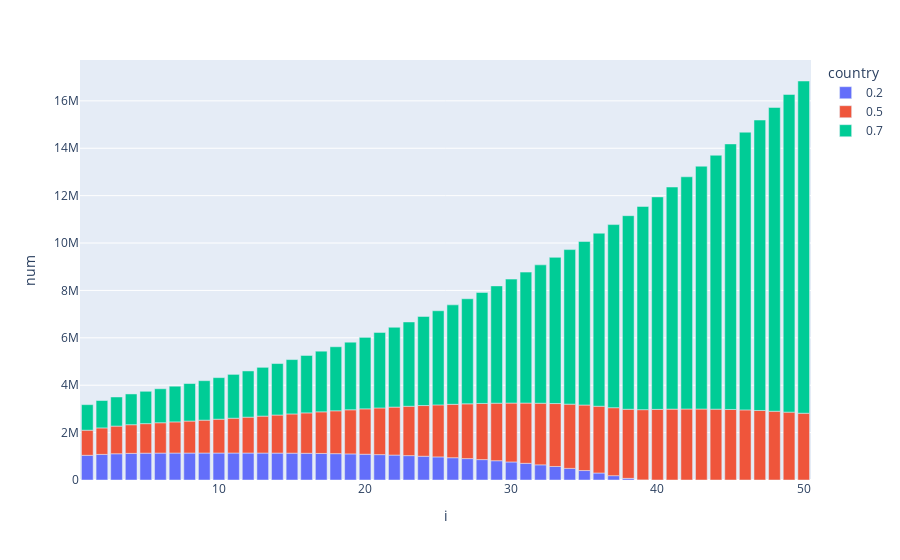

Source (notebook cell):
### Code cell
fig = px.bar(df0.groupby(['country', 'i'], as_index=False).sum(), x='i', y='num', color='country')
fig.show()
fig.write_image("demogr3.png")

### Figure 1 — Plotly figure (JSON) as saved in the notebook; plotly's stock layout.template omitted (floating-point values rounded to 4 significant figures)
{"data": [{"alignmentgroup": "True", "hovertemplate": "country=0.2<br>i=%{x}<br>num=%{y}<extra></extra>", "legendgroup": "0.2", "marker": {"color": "#636efa", "pattern": {"shape": ""}}, "name": "0.2", "offsetgroup": "0.2", "orientation": "v", "showlegend": true, "textposition": "auto", "type": "bar", "x": [1, 2, 3, 4, 5, 6, 7, 8, 9, 10, 11, 12, 13, 14, 15, 16, 17, 18, 19, 20, 21, 22, 23, 24, 25, 26, 27, 28, 29, 30, 31, 32, 33, 34, 35, 36, 37, 38, 39, 40, 41, 42, 43, 44, 45, 46, 47, 48, 49, 50], "xaxis": "x", "y": [1042000, 1080158, 1107372, 1123805, 1132297, 1135978, 1137275, 1137697, 1137974, 1138290, 1138514, 1138361, 1137496, 1135593, 1132352, 1127507, 1120813, 1112043, 1100981, 1087410, 1071114, 1051871, 1029447, 1003600, 974075, 940604, 902908, 860693, 813649, 761447, 703747, 640178, 570361, 490234, 398486, 294998, 183185, 68742, 4996, 337, 20, 2, 1, 1, 1, 1, 1, 1, 1, 1], "yaxis": "y"}, {"alignmentgroup": "True", "hovertemplate": "country=0.5<br>i=%{x}<br>num=%{y}<extra></extra>", "legendgroup": "0.5", "marker": {"color": "#EF553B", "pattern": {"shape": ""}}, "name": "0.5", "offsetgroup": "0.5", "orientation": "v", "showlegend": true, "textposition": "auto", "type": "bar", "x": [1, 2, 3, 4, 5, 6, 7, 8, 9, 10, 11, 12, 13, 14, 15, 16, 17, 18, 19, 20, 21, 22, 23, 24, 25, 26, 27, 28, 29, 30, 31, 32, 33, 34, 35, 36, 37, 38, 39, 40, 41, 42, 43, 44, 45, 46, 47, 48, 49, 50], "xaxis": "x", "y": [1060000, 1117838, 1167488, 1209307, 1245962, 1280321, 1314599, 1350177, 1387749, 1427528, 1469459, 1513363, 1559027, 1606257, 1654886, 1704781, 1755832, 1807950, 1861054, 1915069, 1969918, 2025522, 2081797, 2138649, 2195979, 2253676, 2311624, 2369690, 2427728, 2485582, 2543080, 2600029, 2656223, 2711438, 2765390, 2817766, 2868229, 2916499, 2963327, 2980419, 2990984, 2996068, 2995512, 2989208, 2977026, 2958766, 2934126, 2902716, 2864073, 2817678], "yaxis": "y"}, {"alignmentgroup": "True", "hovertemplate": "country=0.7<br>i=%{x}<br>num=%{y}<extra></extra>", "legendgroup": "0.7", "marker": {"color": "#00cc96", "pattern": {"shape": ""}}, "name": "0.7", "offsetgroup": "0.7", "orientation": "v", "showlegend": true, "textposition": "auto", "type": "bar", "x": [1, 2, 3, 4, 5, 6, 7, 8, 9, 10, 11, 12, 13, 14, 15, 16, 17, 18, 19, 20, 21, 22, 23, 24, 25, 26, 27, 28, 29, 30, 31, 32, 33, 34, 35, 36, 37, 38, 39, 40, 41, 42, 43, 44, 45, 46, 47, 48, 49, 50], "xaxis": "x", "y": [1078000, 1156004, 1229138, 1298086, 1365501, 1434158, 1506221, 1583117, 1665663, 1754281, 1849182, 1950496, 2058348, 2172911, 2294404, 2423102, 2559332, 2703463, 2855900, 3017082, 3187482, 3367604, 3557984, 3759192, 3971830, 4196540, 4433995, 4684913, 4950051, 5230212, 5526242, 5839041, 6169555, 6522438, 6899667, 7302075, 7726991, 8169432, 8575757, 8966333, 9373166, 9799746, 10247021, 10715641, 11206278, 11719699, 12256788, 12818539, 13406038, 14020450], "yaxis": "y"}], "layout": {"barmode": "relative", "legend": {"title": {"text": "country"}, "tracegroupgap": 0}, "margin": {"t": 60}, "xaxis": {"anchor": "y", "domain": [0, 1], "title": {"text": "i"}}, "yaxis": {"anchor": "x", "domain": [0, 1], "title": {"text": "num"}}}}
